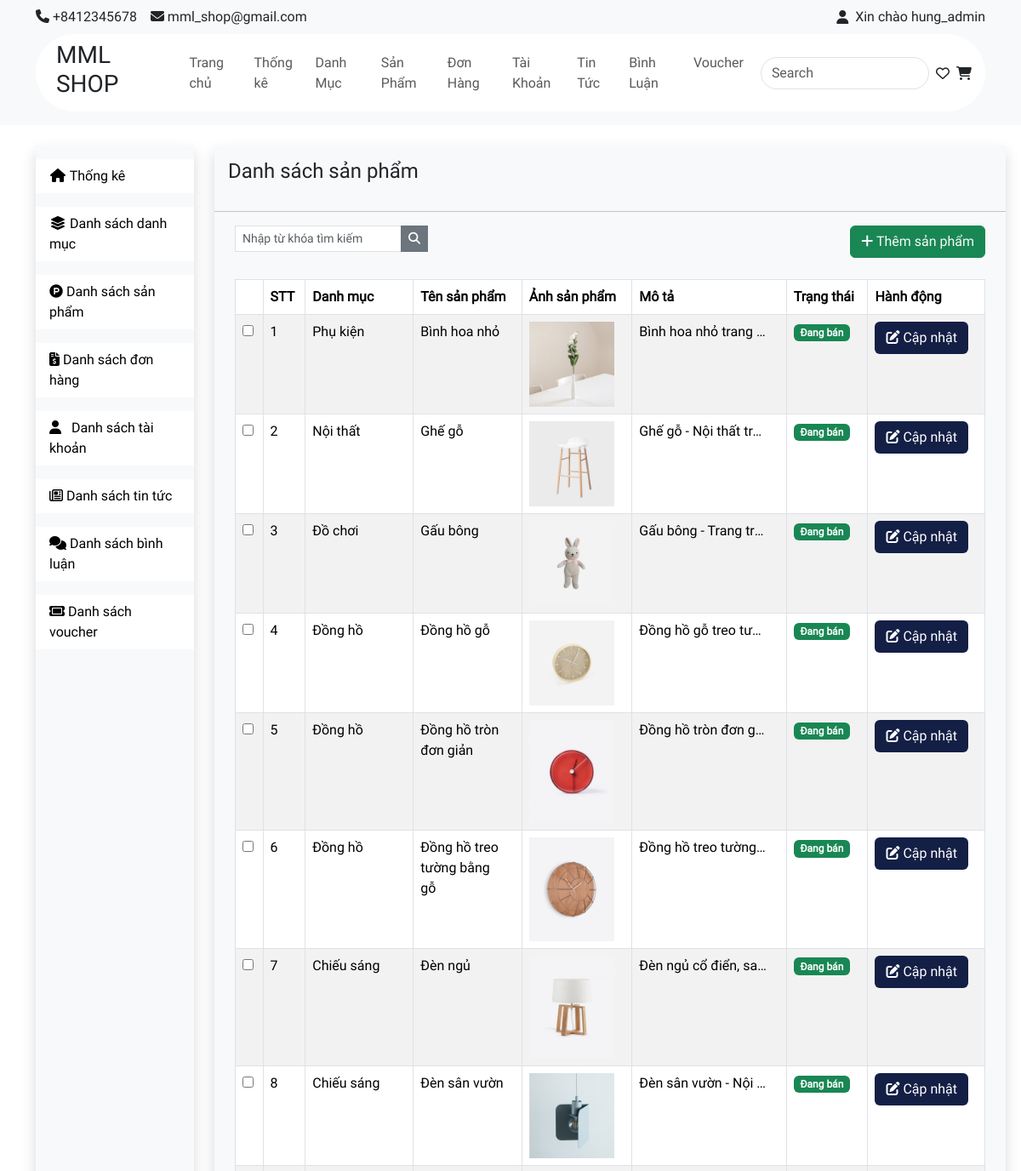
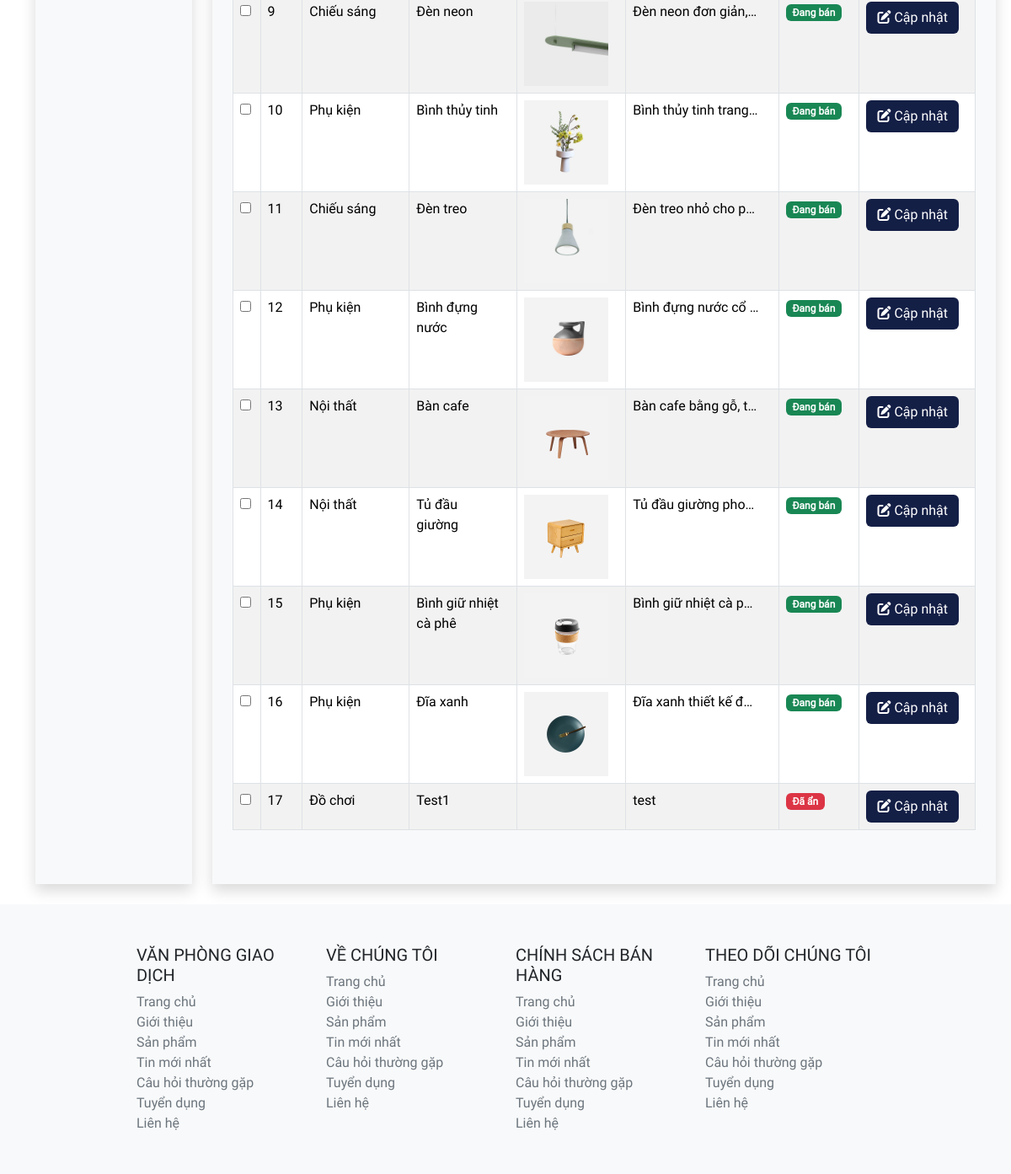
/admin/index.php?act=list-product (signed in), run on the app's committed database (2 pictures, top to bottom).
### tables this page shows
CREATE TABLE `product` (
  `pro_id` int NOT NULL,
  `pro_name` varchar(255) NOT NULL,
  `pro_image` varchar(255) DEFAULT NULL,
  `pro_description` varchar(255) NOT NULL,
  `cate_id` int NOT NULL,
  `pro_status` tinyint NOT NULL DEFAULT '1' COMMENT '1: Hoạt động\r\n0: Không hoạt động'
);

CREATE TABLE `category` (
  `cate_id` int NOT NULL,
  `cate_name` varchar(255) NOT NULL,
  `cate_status` tinyint NOT NULL DEFAULT '1' COMMENT '1: Tồn tại\r\n0: Không tồn tại'
);

### admin/controller/productController.php (called while the page is built, shortened)
<?php
class ProductController {
    public $productQuery;
    public function __construct() {
        $this -> productQuery = new ProductQuery();
    }
    public function list() {
        $dsProduct = $this->productQuery->all();
        include "view/product/list.php";
    }
}
?>

### common/function.php (called while the page is built, shortened)
<?php
    function connectDB() {
        $host = DB_HOST;
        $port  = DB_PORT;
        $dbname = DB_NAME;
        try {
            $conn = new PDO ("mysql:host=$host;port=$port;dbname=$dbname",DB_USER,DB_PASS);
            return $conn;
        } catch (\Throwable $th) {
            echo "Lỗi";
        }
    }
    function convertToObjectProduct($row) {
        $product = new Product();
        $product -> pro_id = $row['pro_id'];
        $product -> pro_name = $row['pro_name'];
        $product -> pro_image = $row['pro_image'];
        $product -> pro_description = $row['pro_description'];
        $product -> pro_status = $row['pro_status'];
        $product -> cate_id = $row['cate_id'];
        $product -> cate_name = $row['cate_name'];
        $product -> cate_status = $row['cate_status'];
        return $product;
    }
?>

### admin/model/productQuery.php (called while the page is built, shortened)
<?php
class ProductQuery {
    public $pdo;
    public function __construct() {
        $this->pdo = connectDB();
    }
    public function __destruct() {
        $this -> pdo = null;
    }
    public function all() {
        try {
            $sql = "select * from product inner join category on product.cate_id = category.cate_id order by pro_id asc";
            $data = $this->pdo->query($sql)->fetchAll();
            $dsProduct = [];
            foreach ($data as $row) {
                $dsProduct[] = convertToObjectProduct($row);
            }
            return $dsProduct;
        } catch (Exception $e) {
            echo "Lỗi: ".$e ->getMessage();
            echo "<hr>";
        }
    }
}
?>

### admin/view/product/list.php (the view, shortened to what this page needs)
<!DOCTYPE html>
<html lang="en">
<head>
    <link href="https://cdn.jsdelivr.net/npm/bootstrap@5.3.3/dist/css/bootstrap.min.css" rel="stylesheet">
    <link rel="stylesheet" href="../giaodien/style.css">
</head>
<body>
    <?php
    include "view/component/header.php"
    ?>
    <main class="d-flex container">
        <?php
        include "view/component/sidebar.php"
        ?>
        <div class="shadow bg-light pb-5 mt-4 ms-4 mb-4 col-md-10">
            <h4 class="p-3">Danh sách sản phẩm</h4>
            <hr>
            <div class="d-flex justify-content-between align-items-center">
                <form action="" class="ms-4">
                    <div class="input-group input-group-sm">
                        <input class="form-control rounded-0 mb-2" type="search" id="search" name="search"
                            placeholder="Nhập từ khóa tìm kiếm" aria-label="Sizing example input"
                            aria-describedby="inputGroup-sizing-sm">
                        <div class="input-group-sm">
                            <button type="button" class="btn btn-secondary rounded-0">
                                <i class="fa fa-search"></i>
                            </button>
                        </div>
                    </div>
                </form>
                <div class="me-4">
                    <button class="btn btn-success">
                        <i class="fa-solid fa-plus"></i>
                        <a href="index.php?act=create-product" class="text-light">Thêm sản phẩm</a>
                    </button>
                </div>
            </div>
            <div class="pt-4 ms-4 me-4">
                <table class="table table-striped table-hover table-bordered">
                    <thead>
                        <tr>
                            <th></th>
                            <th scope="col">STT</th>
                            <th scope="col">Danh mục</th>
                            <th scope="col">Tên sản phẩm</th>
                            <th scope="col">Ảnh sản phẩm</th>
                            <th scope="col">Mô tả</th>
                            <th scope="col">Trạng thái</th>
                            <th scope="col">Hành động</th>
                        </tr>
                    </thead>
                    <tbody>
                        <?php
                        $i = 1;
                        foreach ($dsProduct as $key => $pro) {
                        ?>
                            <tr>
                                <td>
                                    <input type="checkbox">
                                </td>
                                <td scope="row">
                                    <?= $i++?>
                                </td>
                                <?php
                                    if ($pro->cate_status != 1 ) { ?>
                                        <td>
                                        <div style="white-space: wrap; overflow: hidden; text-overflow: ellipsis; width: 100px;">
                                            Danh mục không tồn tại
                                        </div>
                                    </td>
                                    <?php
                                    } else {
                                        ?>
                                             <td>
                                                <div style="white-space: wrap; overflow: hidden; text-overflow: ellipsis; width: 100px;">
                                                    <?= $pro->cate_name?>
                                                </div>
                                </td>
                                        <?php
                                    }
                                ?>
                                <td>
                                    <div style="white-space: wrap; overflow: hidden; text-overflow: ellipsis; width: 100px;">
                                    <?= $pro->pro_name?>
                                </div>
                            </td>
                            <td>
                                <img src="../img/product/<?= $pro->pro_image ?>" alt="" style="width:100px;">
                            </td>
                            <td>
                                <div
                                    style="white-space: nowrap; overflow: hidden; text-overflow: ellipsis; width: 150px;">
                                    <?= $pro->pro_description?>
                                </div>
                            </td>
                            <td>
                                <?php
                                    if ($pro->pro_status == 1) {
                                ?>
                                <span class="badge bg-success ">Đang bán</span>
                                <?php
                                    } else {
                                        ?>
                                <span class="badge bg-danger">Đã ẩn</span>
                                <?php
                                    }
                                ?>
                            </td>
                            <td>
                                <button class="btn" style="background: #141F46;">
                                    <a href="index.php?act=read-one-product&pro_id=<?= $pro->pro_id ?>"
                                        class="text-white">
                                        <i class="fa-solid fa-pen-to-square"></i> Cập nhật
                                    </a>
                                </button>
                            </td>
                        </tr>
                        <?php
                        }
                        ?>
                    </tbody>
                </table>
            </div>
        </div>
    </main>
    <?php
    include "view/component/footer.php"
    ?>
</body>
</html>

### data on the page
product: cate.cate_name "Phụ kiện", pro_name "Bình hoa nhỏ", pro_image (picture), pro_description "Bình hoa nhỏ trang…", pro_status "Đang bán"
product: cate.cate_name "Nội thất", pro_name "Ghế gỗ", pro_image (picture), pro_description "Ghế gỗ - Nội thất tr…", pro_status "Đang bán"
product: cate.cate_name "Đồ chơi", pro_name "Gấu bông", pro_image (picture), pro_description "Gấu bông - Trang tr…", pro_status "Đang bán"
product: cate.cate_name "Đồng hồ", pro_name "Đồng hồ gỗ", pro_image (picture), pro_description "Đồng hồ gỗ treo tư…", pro_status "Đang bán"
product: cate.cate_name "Đồng hồ", pro_name "Đồng hồ tròn đơn giản", pro_image (picture), pro_description "Đồng hồ tròn đơn g…", pro_status "Đang bán"
product: cate.cate_name "Đồng hồ", pro_name "Đồng hồ treo tường bằng gỗ", pro_image (picture), pro_description "Đồng hồ treo tường…", pro_status "Đang bán"
product: cate.cate_name "Chiếu sáng", pro_name "Đèn ngủ", pro_image (picture), pro_description "Đèn ngủ cổ điển, sa…", pro_status "Đang bán"
product: cate.cate_name "Chiếu sáng", pro_name "Đèn sân vườn", pro_image (picture), pro_description "Đèn sân vườn - Nội…", pro_status "Đang bán"
product: cate.cate_name "Chiếu sáng", pro_name "Đèn neon", pro_image (picture), pro_description "Đèn neon đơn giản,…", pro_status "Đang bán"
product: cate.cate_name "Phụ kiện", pro_name "Bình thủy tinh", pro_image (picture), pro_description "Bình thủy tinh trang…", pro_status "Đang bán"
product: cate.cate_name "Chiếu sáng", pro_name "Đèn treo", pro_image (picture), pro_description "Đèn treo nhỏ cho p…", pro_status "Đang bán"
product: cate.cate_name "Phụ kiện", pro_name "Bình đựng nước", pro_image (picture), pro_description "Bình đựng nước cổ…", pro_status "Đang bán"
product: cate.cate_name "Nội thất", pro_name "Bàn cafe", pro_image (picture), pro_description "Bàn cafe bằng gỗ, t…", pro_status "Đang bán"
product: cate.cate_name "Nội thất", pro_name "Tủ đầu giường", pro_image (picture), pro_description "Tủ đầu giường pho…", pro_status "Đang bán"
product: cate.cate_name "Phụ kiện", pro_name "Bình giữ nhiệt cà phê", pro_image (picture), pro_description "Bình giữ nhiệt cà p…", pro_status "Đang bán"
product: cate.cate_name "Phụ kiện", pro_name "Đĩa xanh", pro_image (picture), pro_description "Đĩa xanh thiết kế đ…", pro_status "Đang bán"
product: cate.cate_name "Đồ chơi", pro_name "Test1", pro_description "test", pro_status "Đã ẩn"

### other printed values
$_SESSION["acc_name"] "hung_admin"
